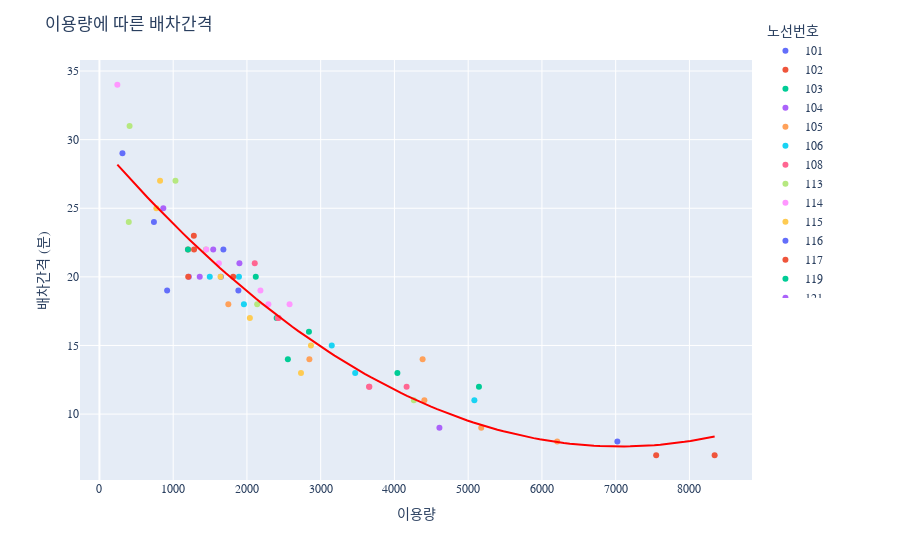

Notebook source saved alongside this figure:
### Code cell
import plotly.express as px
import plotly.graph_objects as go
import plotly.offline as pyo

# 2차 곡선 회귀선 계수 계산
a, b, c = np.polyfit(bus_usage_merge_work["USAGE_COUNT"], bus_usage_merge_work["ALLO_INTERVAL"], 2)

# 2차 곡선 회귀선 함수 정의
def quadratic_regression(x):
    return a * x**2 + b * x + c

# 산점도 그래프 생성
fig = px.scatter(bus_usage_merge_work, x="USAGE_COUNT", y="ALLO_INTERVAL", color="ROUTE_NO", 
                 labels={"USAGE_COUNT": "이용량", "ALLO_INTERVAL": "배차간격 (분)", "ROUTE_NO": "노선번호"})

# 회귀선 그리기
x_range = np.linspace(bus_usage_merge_work["USAGE_COUNT"].min(), bus_usage_merge_work["USAGE_COUNT"].max(), 100)
y_range = [quadratic_regression(x) for x in x_range]

fig.add_trace(go.Scatter(x=x_range, y=y_range, mode="lines", name="2차 곡선 회귀선", line=dict(color='red')))

# 그래프 레이아웃 설정
fig.update_layout(
    title="이용량에 따른 배차간격",
    xaxis_title="이용량",
    yaxis_title="배차간격 (분)",
    legend_title="노선번호",
    showlegend=True,
    legend=dict(x=9000, y=1.1),
    font=dict(family="Malgun Gothic"),
    hovermode="closest"
)

# 그래프 표시
fig.show()
pyo.plot(fig, filename='bus_usage_graph_work_altered.html')

### Figure 1 — Plotly figure (JSON) as saved in the notebook; plotly's stock layout.template omitted (floating-point values rounded to 4 significant figures)
{"data": [{"hovertemplate": "노선번호=101<br>이용량=%{x}<br>배차간격 (분)=%{y}<extra></extra>", "legendgroup": "101", "marker": {"color": "#636efa", "symbol": "circle"}, "mode": "markers", "name": "101", "orientation": "v", "showlegend": true, "type": "scatter", "x": [1647], "xaxis": "x", "y": [20], "yaxis": "y"}, {"hovertemplate": "노선번호=102<br>이용량=%{x}<br>배차간격 (분)=%{y}<extra></extra>", "legendgroup": "102", "marker": {"color": "#EF553B", "symbol": "circle"}, "mode": "markers", "name": "102", "orientation": "v", "showlegend": true, "type": "scatter", "x": [8342], "xaxis": "x", "y": [7], "yaxis": "y"}, {"hovertemplate": "노선번호=103<br>이용량=%{x}<br>배차간격 (분)=%{y}<extra></extra>", "legendgroup": "103", "marker": {"color": "#00cc96", "symbol": "circle"}, "mode": "markers", "name": "103", "orientation": "v", "showlegend": true, "type": "scatter", "x": [4040], "xaxis": "x", "y": [13], "yaxis": "y"}, {"hovertemplate": "노선번호=104<br>이용량=%{x}<br>배차간격 (분)=%{y}<extra></extra>", "legendgroup": "104", "marker": {"color": "#ab63fa", "symbol": "circle"}, "mode": "markers", "name": "104", "orientation": "v", "showlegend": true, "type": "scatter", "x": [1213], "xaxis": "x", "y": [20], "yaxis": "y"}, {"hovertemplate": "노선번호=105<br>이용량=%{x}<br>배차간격 (분)=%{y}<extra></extra>", "legendgroup": "105", "marker": {"color": "#FFA15A", "symbol": "circle"}, "mode": "markers", "name": "105", "orientation": "v", "showlegend": true, "type": "scatter", "x": [5177], "xaxis": "x", "y": [9], "yaxis": "y"}, {"hovertemplate": "노선번호=106<br>이용량=%{x}<br>배차간격 (분)=%{y}<extra></extra>", "legendgroup": "106", "marker": {"color": "#19d3f3", "symbol": "circle"}, "mode": "markers", "name": "106", "orientation": "v", "showlegend": true, "type": "scatter", "x": [5084], "xaxis": "x", "y": [11], "yaxis": "y"}, {"hovertemplate": "노선번호=108<br>이용량=%{x}<br>배차간격 (분)=%{y}<extra></extra>", "legendgroup": "108", "marker": {"color": "#FF6692", "symbol": "circle"}, "mode": "markers", "name": "108", "orientation": "v", "showlegend": true, "type": "scatter", "x": [3656], "xaxis": "x", "y": [12], "yaxis": "y"}, {"hovertemplate": "노선번호=113<br>이용량=%{x}<br>배차간격 (분)=%{y}<extra></extra>", "legendgroup": "113", "marker": {"color": "#B6E880", "symbol": "circle"}, "mode": "markers", "name": "113", "orientation": "v", "showlegend": true, "type": "scatter", "x": [1444], "xaxis": "x", "y": [22], "yaxis": "y"}, {"hovertemplate": "노선번호=114<br>이용량=%{x}<br>배차간격 (분)=%{y}<extra></extra>", "legendgroup": "114", "marker": {"color": "#FF97FF", "symbol": "circle"}, "mode": "markers", "name": "114", "orientation": "v", "showlegend": true, "type": "scatter", "x": [2291], "xaxis": "x", "y": [18], "yaxis": "y"}, {"hovertemplate": "노선번호=115<br>이용량=%{x}<br>배차간격 (분)=%{y}<extra></extra>", "legendgroup": "115", "marker": {"color": "#FECB52", "symbol": "circle"}, "mode": "markers", "name": "115", "orientation": "v", "showlegend": true, "type": "scatter", "x": [2868], "xaxis": "x", "y": [15], "yaxis": "y"}, {"hovertemplate": "노선번호=116<br>이용량=%{x}<br>배차간격 (분)=%{y}<extra></extra>", "legendgroup": "116", "marker": {"color": "#636efa", "symbol": "circle"}, "mode": "markers", "name": "116", "orientation": "v", "showlegend": true, "type": "scatter", "x": [739], "xaxis": "x", "y": [24], "yaxis": "y"}, {"hovertemplate": "노선번호=117<br>이용량=%{x}<br>배차간격 (분)=%{y}<extra></extra>", "legendgroup": "117", "marker": {"color": "#EF553B", "symbol": "circle"}, "mode": "markers", "name": "117", "orientation": "v", "showlegend": true, "type": "scatter", "x": [1204], "xaxis": "x", "y": [20], "yaxis": "y"}, {"hovertemplate": "노선번호=119<br>이용량=%{x}<br>배차간격 (분)=%{y}<extra></extra>", "legendgroup": "119", "marker": {"color": "#00cc96", "symbol": "circle"}, "mode": "markers", "name": "119", "orientation": "v", "showlegend": true, "type": "scatter", "x": [2841], "xaxis": "x", "y": [16], "yaxis": "y"}, {"hovertemplate": "노선번호=121<br>이용량=%{x}<br>배차간격 (분)=%{y}<extra></extra>", "legendgroup": "121", "marker": {"color": "#ab63fa", "symbol": "circle"}, "mode": "markers", "name": "121", "orientation": "v", "showlegend": true, "type": "scatter", "x": [1543], "xaxis": "x", "y": [22], "yaxis": "y"}, {"hovertemplate": "노선번호=201<br>이용량=%{x}<br>배차간격 (분)=%{y}<extra></extra>", "legendgroup": "201", "marker": {"color": "#FFA15A", "symbol": "circle"}, "mode": "markers", "name": "201", "orientation": "v", "showlegend": true, "type": "scatter", "x": [6207], "xaxis": "x", "y": [8], "yaxis": "y"}, {"hovertemplate": "노선번호=203<br>이용량=%{x}<br>배차간격 (분)=%{y}<extra></extra>", "legendgroup": "203", "marker": {"color": "#19d3f3", "symbol": "circle"}, "mode": "markers", "name": "203", "orientation": "v", "showlegend": true, "type": "scatter", "x": [1959], "xaxis": "x", "y": [18], "yaxis": "y"}, {"hovertemplate": "노선번호=211<br>이용량=%{x}<br>배차간격 (분)=%{y}<extra></extra>", "legendgroup": "211", "marker": {"color": "#FF6692", "symbol": "circle"}, "mode": "markers", "name": "211", "orientation": "v", "showlegend": true, "type": "scatter", "x": [3660], "xaxis": "x", "y": [12], "yaxis": "y"}, {"hovertemplate": "노선번호=212<br>이용량=%{x}<br>배차간격 (분)=%{y}<extra></extra>", "legendgroup": "212", "marker": {"color": "#B6E880", "symbol": "circle"}, "mode": "markers", "name": "212", "orientation": "v", "showlegend": true, "type": "scatter", "x": [398], "xaxis": "x", "y": [24], "yaxis": "y"}, {"hovertemplate": "노선번호=213<br>이용량=%{x}<br>배차간격 (분)=%{y}<extra></extra>", "legendgroup": "213", "marker": {"color": "#FF97FF", "symbol": "circle"}, "mode": "markers", "name": "213", "orientation": "v", "showlegend": true, "type": "scatter", "x": [243], "xaxis": "x", "y": [34], "yaxis": "y"}, {"hovertemplate": "노선번호=216<br>이용량=%{x}<br>배차간격 (분)=%{y}<extra></extra>", "legendgroup": "216", "marker": {"color": "#FECB52", "symbol": "circle"}, "mode": "markers", "name": "216", "orientation": "v", "showlegend": true, "type": "scatter", "x": [2040], "xaxis": "x", "y": [17], "yaxis": "y"}, {"hovertemplate": "노선번호=301<br>이용량=%{x}<br>배차간격 (분)=%{y}<extra></extra>", "legendgroup": "301", "marker": {"color": "#636efa", "symbol": "circle"}, "mode": "markers", "name": "301", "orientation": "v", "showlegend": true, "type": "scatter", "x": [7023], "xaxis": "x", "y": [8], "yaxis": "y"}, {"hovertemplate": "노선번호=311<br>이용량=%{x}<br>배차간격 (분)=%{y}<extra></extra>", "legendgroup": "311", "marker": {"color": "#EF553B", "symbol": "circle"}, "mode": "markers", "name": "311", "orientation": "v", "showlegend": true, "type": "scatter", "x": [7549], "xaxis": "x", "y": [7], "yaxis": "y"}, {"hovertemplate": "노선번호=312<br>이용량=%{x}<br>배차간격 (분)=%{y}<extra></extra>", "legendgroup": "312", "marker": {"color": "#00cc96", "symbol": "circle"}, "mode": "markers", "name": "312", "orientation": "v", "showlegend": true, "type": "scatter", "x": [2120], "xaxis": "x", "y": [20], "yaxis": "y"}, {"hovertemplate": "노선번호=313<br>이용량=%{x}<br>배차간격 (분)=%{y}<extra></extra>", "legendgroup": "313", "marker": {"color": "#ab63fa", "symbol": "circle"}, "mode": "markers", "name": "313", "orientation": "v", "showlegend": true, "type": "scatter", "x": [866], "xaxis": "x", "y": [25], "yaxis": "y"}, {"hovertemplate": "노선번호=314<br>이용량=%{x}<br>배차간격 (분)=%{y}<extra></extra>", "legendgroup": "314", "marker": {"color": "#FFA15A", "symbol": "circle"}, "mode": "markers", "name": "314", "orientation": "v", "showlegend": true, "type": "scatter", "x": [4406], "xaxis": "x", "y": [11], "yaxis": "y"}, {"hovertemplate": "노선번호=315<br>이용량=%{x}<br>배차간격 (분)=%{y}<extra></extra>", "legendgroup": "315", "marker": {"color": "#19d3f3", "symbol": "circle"}, "mode": "markers", "name": "315", "orientation": "v", "showlegend": true, "type": "scatter", "x": [1496], "xaxis": "x", "y": [20], "yaxis": "y"}, {"hovertemplate": "노선번호=316<br>이용량=%{x}<br>배차간격 (분)=%{y}<extra></extra>", "legendgroup": "316", "marker": {"color": "#FF6692", "symbol": "circle"}, "mode": "markers", "name": "316", "orientation": "v", "showlegend": true, "type": "scatter", "x": [2106], "xaxis": "x", "y": [21], "yaxis": "y"}, {"hovertemplate": "노선번호=317<br>이용량=%{x}<br>배차간격 (분)=%{y}<extra></extra>", "legendgroup": "317", "marker": {"color": "#B6E880", "symbol": "circle"}, "mode": "markers", "name": "317", "orientation": "v", "showlegend": true, "type": "scatter", "x": [1031], "xaxis": "x", "y": [27], "yaxis": "y"}, {"hovertemplate": "노선번호=318<br>이용량=%{x}<br>배차간격 (분)=%{y}<extra></extra>", "legendgroup": "318", "marker": {"color": "#FF97FF", "symbol": "circle"}, "mode": "markers", "name": "318", "orientation": "v", "showlegend": true, "type": "scatter", "x": [2183], "xaxis": "x", "y": [19], "yaxis": "y"}, {"hovertemplate": "노선번호=511<br>이용량=%{x}<br>배차간격 (분)=%{y}<extra></extra>", "legendgroup": "511", "marker": {"color": "#FECB52", "symbol": "circle"}, "mode": "markers", "name": "511", "orientation": "v", "showlegend": true, "type": "scatter", "x": [2733], "xaxis": "x", "y": [13], "yaxis": "y"}, {"hovertemplate": "노선번호=512<br>이용량=%{x}<br>배차간격 (분)=%{y}<extra></extra>", "legendgroup": "512", "marker": {"color": "#636efa", "symbol": "circle"}, "mode": "markers", "name": "512", "orientation": "v", "showlegend": true, "type": "scatter", "x": [1681], "xaxis": "x", "y": [22], "yaxis": "y"}, {"hovertemplate": "노선번호=513<br>이용량=%{x}<br>배차간격 (분)=%{y}<extra></extra>", "legendgroup": "513", "marker": {"color": "#EF553B", "symbol": "circle"}, "mode": "markers", "name": "513", "orientation": "v", "showlegend": true, "type": "scatter", "x": [1280], "xaxis": "x", "y": [23], "yaxis": "y"}, {"hovertemplate": "노선번호=514<br>이용량=%{x}<br>배차간격 (분)=%{y}<extra></extra>", "legendgroup": "514", "marker": {"color": "#00cc96", "symbol": "circle"}, "mode": "markers", "name": "514", "orientation": "v", "showlegend": true, "type": "scatter", "x": [2403], "xaxis": "x", "y": [17], "yaxis": "y"}, {"hovertemplate": "노선번호=601<br>이용량=%{x}<br>배차간격 (분)=%{y}<extra></extra>", "legendgroup": "601", "marker": {"color": "#ab63fa", "symbol": "circle"}, "mode": "markers", "name": "601", "orientation": "v", "showlegend": true, "type": "scatter", "x": [1898], "xaxis": "x", "y": [21], "yaxis": "y"}, {"hovertemplate": "노선번호=602<br>이용량=%{x}<br>배차간격 (분)=%{y}<extra></extra>", "legendgroup": "602", "marker": {"color": "#FFA15A", "symbol": "circle"}, "mode": "markers", "name": "602", "orientation": "v", "showlegend": true, "type": "scatter", "x": [1748], "xaxis": "x", "y": [18], "yaxis": "y"}, {"hovertemplate": "노선번호=603<br>이용량=%{x}<br>배차간격 (분)=%{y}<extra></extra>", "legendgroup": "603", "marker": {"color": "#19d3f3", "symbol": "circle"}, "mode": "markers", "name": "603", "orientation": "v", "showlegend": true, "type": "scatter", "x": [3468], "xaxis": "x", "y": [13], "yaxis": "y"}, {"hovertemplate": "노선번호=604<br>이용량=%{x}<br>배차간격 (분)=%{y}<extra></extra>", "legendgroup": "604", "marker": {"color": "#FF6692", "symbol": "circle"}, "mode": "markers", "name": "604", "orientation": "v", "showlegend": true, "type": "scatter", "x": [4165], "xaxis": "x", "y": [12], "yaxis": "y"}, {"hovertemplate": "노선번호=605<br>이용량=%{x}<br>배차간격 (분)=%{y}<extra></extra>", "legendgroup": "605", "marker": {"color": "#B6E880", "symbol": "circle"}, "mode": "markers", "name": "605", "orientation": "v", "showlegend": true, "type": "scatter", "x": [4264], "xaxis": "x", "y": [11], "yaxis": "y"}, {"hovertemplate": "노선번호=606<br>이용량=%{x}<br>배차간격 (분)=%{y}<extra></extra>", "legendgroup": "606", "marker": {"color": "#FF97FF", "symbol": "circle"}, "mode": "markers", "name": "606", "orientation": "v", "showlegend": true, "type": "scatter", "x": [1449], "xaxis": "x", "y": [22], "yaxis": "y"}, {"hovertemplate": "노선번호=608<br>이용량=%{x}<br>배차간격 (분)=%{y}<extra></extra>", "legendgroup": "608", "marker": {"color": "#FECB52", "symbol": "circle"}, "mode": "markers", "name": "608", "orientation": "v", "showlegend": true, "type": "scatter", "x": [1642], "xaxis": "x", "y": [20], "yaxis": "y"}, {"hovertemplate": "노선번호=611<br>이용량=%{x}<br>배차간격 (분)=%{y}<extra></extra>", "legendgroup": "611", "marker": {"color": "#636efa", "symbol": "circle"}, "mode": "markers", "name": "611", "orientation": "v", "showlegend": true, "type": "scatter", "x": [1884], "xaxis": "x", "y": [19], "yaxis": "y"}, {"hovertemplate": "노선번호=612<br>이용량=%{x}<br>배차간격 (분)=%{y}<extra></extra>", "legendgroup": "612", "marker": {"color": "#EF553B", "symbol": "circle"}, "mode": "markers", "name": "612", "orientation": "v", "showlegend": true, "type": "scatter", "x": [1202], "xaxis": "x", "y": [22], "yaxis": "y"}, {"hovertemplate": "노선번호=613<br>이용량=%{x}<br>배차간격 (분)=%{y}<extra></extra>", "legendgroup": "613", "marker": {"color": "#00cc96", "symbol": "circle"}, "mode": "markers", "name": "613", "orientation": "v", "showlegend": true, "type": "scatter", "x": [2555], "xaxis": "x", "y": [14], "yaxis": "y"}, {"hovertemplate": "노선번호=614<br>이용량=%{x}<br>배차간격 (분)=%{y}<extra></extra>", "legendgroup": "614", "marker": {"color": "#ab63fa", "symbol": "circle"}, "mode": "markers", "name": "614", "orientation": "v", "showlegend": true, "type": "scatter", "x": [1360], "xaxis": "x", "y": [20], "yaxis": "y"}, {"hovertemplate": "노선번호=615<br>이용량=%{x}<br>배차간격 (분)=%{y}<extra></extra>", "legendgroup": "615", "marker": {"color": "#FFA15A", "symbol": "circle"}, "mode": "markers", "name": "615", "orientation": "v", "showlegend": true, "type": "scatter", "x": [2847], "xaxis": "x", "y": [14], "yaxis": "y"}, {"hovertemplate": "노선번호=616<br>이용량=%{x}<br>배차간격 (분)=%{y}<extra></extra>", "legendgroup": "616", "marker": {"color": "#19d3f3", "symbol": "circle"}, "mode": "markers", "name": "616", "orientation": "v", "showlegend": true, "type": "scatter", "x": [1892], "xaxis": "x", "y": [20], "yaxis": "y"}, {"hovertemplate": "노선번호=617<br>이용량=%{x}<br>배차간격 (분)=%{y}<extra></extra>", "legendgroup": "617", "marker": {"color": "#FF6692", "symbol": "circle"}, "mode": "markers", "name": "617", "orientation": "v", "showlegend": true, "type": "scatter", "x": [2419], "xaxis": "x", "y": [17], "yaxis": "y"}, {"hovertemplate": "노선번호=618<br>이용량=%{x}<br>배차간격 (분)=%{y}<extra></extra>", "legendgroup": "618", "marker": {"color": "#B6E880", "symbol": "circle"}, "mode": "markers", "name": "618", "orientation": "v", "showlegend": true, "type": "scatter", "x": [2139], "xaxis": "x", "y": [18], "yaxis": "y"}, {"hovertemplate": "노선번호=619<br>이용량=%{x}<br>배차간격 (분)=%{y}<extra></extra>", "legendgroup": "619", "marker": {"color": "#FF97FF", "symbol": "circle"}, "mode": "markers", "name": "619", "orientation": "v", "showlegend": true, "type": "scatter", "x": [1620], "xaxis": "x", "y": [21], "yaxis": "y"}, {"hovertemplate": "노선번호=620<br>이용량=%{x}<br>배차간격 (분)=%{y}<extra></extra>", "legendgroup": "620", "marker": {"color": "#FECB52", "symbol": "circle"}, "mode": "markers", "name": "620", "orientation": "v", "showlegend": true, "type": "scatter", "x": [822], "xaxis": "x", "y": [27], "yaxis": "y"}, {"hovertemplate": "노선번호=622<br>이용량=%{x}<br>배차간격 (분)=%{y}<extra></extra>", "legendgroup": "622", "marker": {"color": "#636efa", "symbol": "circle"}, "mode": "markers", "name": "622", "orientation": "v", "showlegend": true, "type": "scatter", "x": [312], "xaxis": "x", "y": [29], "yaxis": "y"}, {"hovertemplate": "노선번호=701<br>이용량=%{x}<br>배차간격 (분)=%{y}<extra></extra>", "legendgroup": "701", "marker": {"color": "#EF553B", "symbol": "circle"}, "mode": "markers", "name": "701", "orientation": "v", "showlegend": true, "type": "scatter", "x": [1814], "xaxis": "x", "y": [20], "yaxis": "y"}, {"hovertemplate": "노선번호=703<br>이용량=%{x}<br>배차간격 (분)=%{y}<extra></extra>", "legendgroup": "703", "marker": {"color": "#00cc96", "symbol": "circle"}, "mode": "markers", "name": "703", "orientation": "v", "showlegend": true, "type": "scatter", "x": [5146], "xaxis": "x", "y": [12], "yaxis": "y"}, {"hovertemplate": "노선번호=704<br>이용량=%{x}<br>배차간격 (분)=%{y}<extra></extra>", "legendgroup": "704", "marker": {"color": "#ab63fa", "symbol": "circle"}, "mode": "markers", "name": "704", "orientation": "v", "showlegend": true, "type": "scatter", "x": [4610], "xaxis": "x", "y": [9], "yaxis": "y"}, {"hovertemplate": "노선번호=705<br>이용량=%{x}<br>배차간격 (분)=%{y}<extra></extra>", "legendgroup": "705", "marker": {"color": "#FFA15A", "symbol": "circle"}, "mode": "markers", "name": "705", "orientation": "v", "showlegend": true, "type": "scatter", "x": [4382], "xaxis": "x", "y": [14], "yaxis": "y"}, {"hovertemplate": "노선번호=706<br>이용량=%{x}<br>배차간격 (분)=%{y}<extra></extra>", "legendgroup": "706", "marker": {"color": "#19d3f3", "symbol": "circle"}, "mode": "markers", "name": "706", "orientation": "v", "showlegend": true, "type": "scatter", "x": [3150], "xaxis": "x", "y": [15], "yaxis": "y"}, {"hovertemplate": "노선번호=711<br>이용량=%{x}<br>배차간격 (분)=%{y}<extra></extra>", "legendgroup": "711", "marker": {"color": "#FF6692", "symbol": "circle"}, "mode": "markers", "name": "711", "orientation": "v", "showlegend": true, "type": "scatter", "x": [2430], "xaxis": "x", "y": [17], "yaxis": "y"}, {"hovertemplate": "노선번호=712<br>이용량=%{x}<br>배차간격 (분)=%{y}<extra></extra>", "legendgroup": "712", "marker": {"color": "#B6E880", "symbol": "circle"}, "mode": "markers", "name": "712", "orientation": "v", "showlegend": true, "type": "scatter", "x": [409], "xaxis": "x", "y": [31], "yaxis": "y"}, {"hovertemplate": "노선번호=802<br>이용량=%{x}<br>배차간격 (분)=%{y}<extra></extra>", "legendgroup": "802", "marker": {"color": "#FF97FF", "symbol": "circle"}, "mode": "markers", "name": "802", "orientation": "v", "showlegend": true, "type": "scatter", "x": [2578], "xaxis": "x", "y": [18], "yaxis": "y"}, {"hovertemplate": "노선번호=911<br>이용량=%{x}<br>배차간격 (분)=%{y}<extra></extra>", "legendgroup": "911", "marker": {"color": "#FECB52", "symbol": "circle"}, "mode": "markers", "name": "911", "orientation": "v", "showlegend": true, "type": "scatter", "x": [772], "xaxis": "x", "y": [25], "yaxis": "y"}, {"hovertemplate": "노선번호=912<br>이용량=%{x}<br>배차간격 (분)=%{y}<extra></extra>", "legendgroup": "912", "marker": {"color": "#636efa", "symbol": "circle"}, "mode": "markers", "name": "912", "orientation": "v", "showlegend": true, "type": "scatter", "x": [918], "xaxis": "x", "y": [19], "yaxis": "y"}, {"hovertemplate": "노선번호=916<br>이용량=%{x}<br>배차간격 (분)=%{y}<extra></extra>", "legendgroup": "916", "marker": {"color": "#EF553B", "symbol": "circle"}, "mode": "markers", "name": "916", "orientation": "v", "showlegend": true, "type": "scatter", "x": [1283], "xaxis": "x", "y": [22], "yaxis": "y"}, {"hovertemplate": "노선번호=918<br>이용량=%{x}<br>배차간격 (분)=%{y}<extra></extra>", "legendgroup": "918", "marker": {"color": "#00cc96", "symbol": "circle"}, "mode": "markers", "name": "918", "orientation": "v", "showlegend": true, "type": "scatter", "x": [1200], "xaxis": "x", "y": [22], "yaxis": "y"}, {"line": {"color": "red"}, "mode": "lines", "name": "2차 곡선 회귀선", "type": "scatter", "x": [243, 324.8, 406.6, 488.4, 570.2, 652.0, 733.8, 815.7, 897.5, 979.3, 1061.0, 1143.0, 1225.0, 1307.0, 1388.0, 1470.0, 1552.0, 1634.0, 1716.0, 1797.0, 1879.0, 1961.0, 2043.0, 2125.0, 2206.0, 2288.0, 2370.0, 2452.0, 2534.0, 2615.0, 2697.0, 2779.0, 2861.0, 2943.0, 3024.0, 3106.0, 3188.0, 3270.0, 3352.0, 3434.0, 3515.0, 3597.0, 3679.0, 3761.0, 3843.0, 3924.0, 4006.0, 4088.0, 4170.0, 4252.0, 4333.0, 4415.0, 4497.0, 4579.0, 4661.0, 4742.0, 4824.0, 4906.0, 4988.0, 5070.0, 5151.0, 5233.0, 5315.0, 5397.0, 5479.0, 5561.0, 5642.0, 5724.0, 5806.0, 5888.0, 5970.0, 6051.0, 6133.0, 6215.0, 6297.0, 6379.0, 6460.0, 6542.0, 6624.0, 6706.0, 6788.0, 6869.0, 6951.0, 7033.0, 7115.0, 7197.0, 7278.0, 7360.0, 7442.0, 7524.0, 7606.0, 7688.0, 7769.0, 7851.0, 7933.0, 8015.0, 8097.0, 8178.0, 8260.0, 8342], "y": [28.18, 27.69, 27.2, 26.73, 26.25, 25.79, 25.33, 24.87, 24.42, 23.98, 23.54, 23.11, 22.69, 22.27, 21.86, 21.45, 21.05, 20.65, 20.26, 19.88, 19.5, 19.13, 18.76, 18.4, 18.05, 17.7, 17.36, 17.02, 16.69, 16.37, 16.05, 15.74, 15.43, 15.13, 14.84, 14.55, 14.26, 13.99, 13.72, 13.45, 13.19, 12.94, 12.69, 12.45, 12.21, 11.98, 11.76, 11.54, 11.33, 11.12, 10.92, 10.73, 10.54, 10.36, 10.18, 10.01, 9.848, 9.689, 9.536, 9.39, 9.249, 9.114, 8.985, 8.861, 8.744, 8.633, 8.527, 8.428, 8.334, 8.247, 8.165, 8.089, 8.019, 7.955, 7.897, 7.845, 7.799, 7.759, 7.724, 7.696, 7.673, 7.657, 7.646, 7.641, 7.642, 7.649, 7.662, 7.681, 7.706, 7.737, 7.773, 7.816, 7.864, 7.919, 7.979, 8.045, 8.117, 8.195, 8.279, 8.369]}], "layout": {"font": {"family": "Malgun Gothic"}, "hovermode": "closest", "legend": {"title": {"text": "노선번호"}, "tracegroupgap": 0, "x": 9000, "y": 1.1}, "margin": {"t": 60}, "showlegend": true, "title": {"text": "이용량에 따른 배차간격"}, "xaxis": {"anchor": "y", "domain": [0, 1], "title": {"text": "이용량"}}, "yaxis": {"anchor": "x", "domain": [0, 1], "title": {"text": "배차간격 (분)"}}}}
